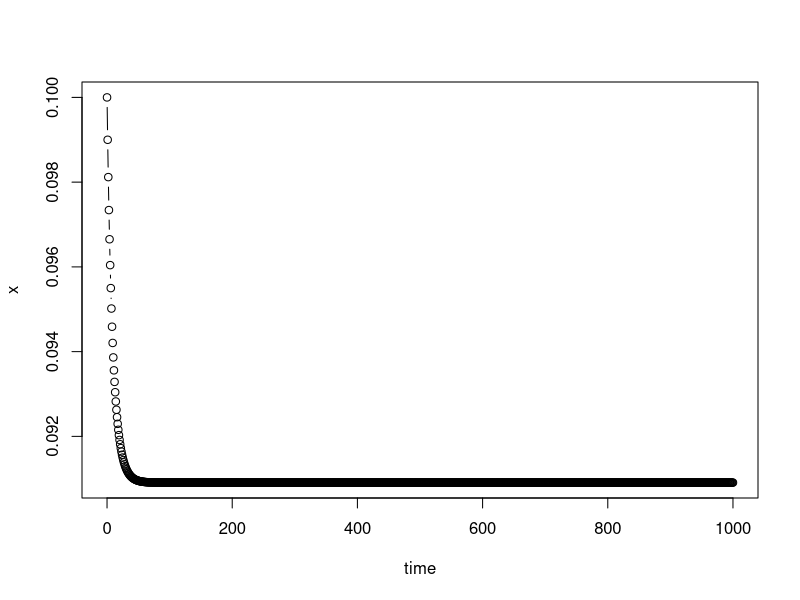
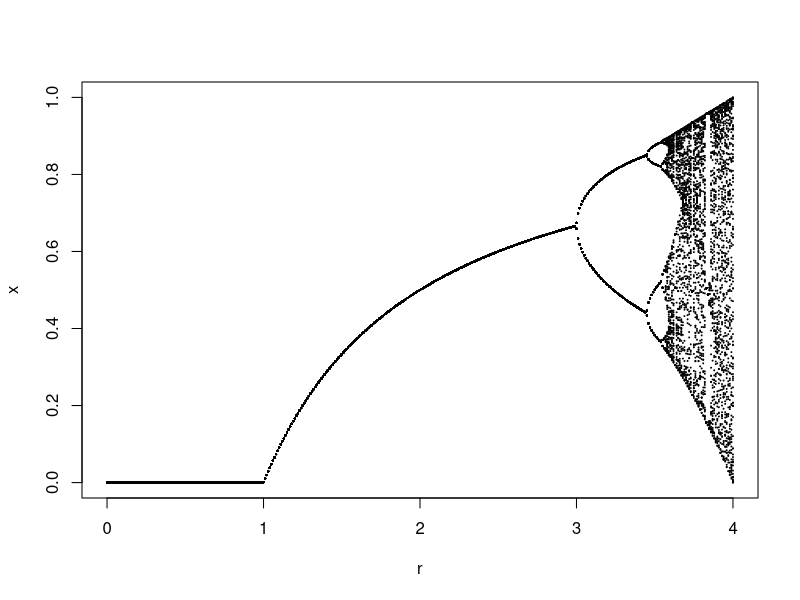

Generate these figures, in order, with R:
#### Numerically solve the logistic map equation: X(t+1) = r*X(t)*(1-X(t))
### Then make bifurcation diagram

## first start with a single value for r
r <- 1.1
maxtime <- 1000
times <- 1:maxtime
x <- rep(NA, maxtime+1)
x[1] <- 0.1
### now loop through times and save value of x
for(i in 1:maxtime){
  x[i+1] <- r*x[i]*(1-x[i])
}

## now plot it!
out <- data.frame(x=x, time=0:maxtime)
plot(x~time, out,  type="b")
abline(h=0)


###### Now let's make the bifurcation diagram!!
#### Remember what we need: for each r value, we need the steady state value of x
## We want to loop through values of r and save the last handful of values of x after it settles out

rs <- seq(0,4,0.01)

out <- NULL
for(r in rs){
  ### solve the model with this r
  for(i in 1:maxtime){
    x[i+1] <- r*x[i]*(1-x[i])
  }
  ### Now save the last 100 of values of x and the value r
  outies <- x
  outies <- data.frame(tail(x, n=100))
  outies$r <- r
  
  out <- rbind(out, outies)
  
}
names(out) <- c("x", "r")

plot(x~r, out, pch=19, cex=0.05)
